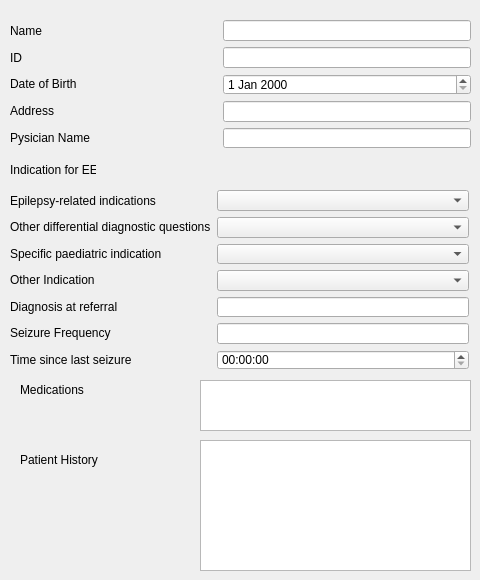
      <widget class="QWidget" name="tab_patient_info">
       <attribute name="title">
        <string>Patient Info</string>
       </attribute>
       <widget class="QWidget" name="layoutWidget">
        <property name="geometry">
         <rect>
          <x>10</x>
          <y>20</y>
          <width>461</width>
          <height>128</height>
         </rect>
        </property>
        <layout class="QHBoxLayout" name="form_patient_info">
         <item>
          <layout class="QVBoxLayout" name="verticalLayout_2">
           <item>
            <widget class="QLabel" name="lbl_name">
             <property name="text">
              <string>Name</string>
             </property>
            </widget>
           </item>
           <item>
            <widget class="QLabel" name="lbl_id">
             <property name="text">
              <string>ID</string>
             </property>
            </widget>
           </item>
           <item>
            <widget class="QLabel" name="lbl_dob">
             <property name="text">
              <string>Date of Birth</string>
             </property>
            </widget>
           </item>
           <item>
            <widget class="QLabel" name="lbl_address">
             <property name="text">
              <string>Address</string>
             </property>
            </widget>
           </item>
           <item>
            <widget class="QLabel" name="lbl_physician">
             <property name="text">
              <string>Pysician Name                                      </string>
             </property>
            </widget>
           </item>
          </layout>
         </item>
         <item>
          <layout class="QVBoxLayout" name="verticalLayout_3">
           <item>
            <widget class="QLineEdit" name="le_patient_name"/>
           </item>
           <item>
            <widget class="QLineEdit" name="le_patient_id"/>
           </item>
           <item>
            <widget class="QDateEdit" name="de_dob"/>
           </item>
           <item>
            <widget class="QLineEdit" name="le_patient_address"/>
           </item>
           <item>
            <widget class="QLineEdit" name="le_referer_name"/>
           </item>
          </layout>
         </item>
        </layout>
       </widget>
       <widget class="QTextEdit" name="te_history_notes">
        <property name="geometry">
         <rect>
          <x>200</x>
          <y>440</y>
          <width>271</width>
          <height>131</height>
         </rect>
        </property>
       </widget>
       <widget class="QLabel" name="lbl_patient_history">
        <property name="geometry">
         <rect>
          <x>20</x>
          <y>450</y>
          <width>86</width>
          <height>20</height>
         </rect>
        </property>
        <property name="text">
         <string>Patient History</string>
        </property>
       </widget>
       <widget class="QLabel" name="lbl_eeg_indication">
        <property name="geometry">
         <rect>
          <x>10</x>
          <y>160</y>
          <width>86</width>
          <height>20</height>
         </rect>
        </property>
        <property name="text">
         <string>Indication for EEG</string>
        </property>
       </widget>
       <widget class="QLabel" name="lbl_patient_history_2">
        <property name="geometry">
         <rect>
          <x>20</x>
          <y>380</y>
          <width>86</width>
          <height>20</height>
         </rect>
        </property>
        <property name="text">
         <string>Medications</string>
        </property>
       </widget>
       <widget class="QTextEdit" name="te_medications">
        <property name="geometry">
         <rect>
          <x>200</x>
          <y>380</y>
          <width>271</width>
          <height>51</height>
         </rect>
        </property>
       </widget>
       <widget class="QWidget" name="layoutWidget">
        <property name="geometry">
         <rect>
          <x>10</x>
          <y>190</y>
          <width>459</width>
          <height>180</height>
         </rect>
        </property>
        <layout class="QHBoxLayout" name="horizontalLayout_6">
         <item>
          <layout class="QVBoxLayout" name="verticalLayout_16">
           <item>
            <widget class="QLabel" name="label_32">
             <property name="text">
              <string>Epilepsy-related indications</string>
             </property>
            </widget>
           </item>
           <item>
            <widget class="QLabel" name="label_33">
             <property name="text">
              <string>Other differential diagnostic questions</string>
             </property>
            </widget>
           </item>
           <item>
            <widget class="QLabel" name="label_31">
             <property name="text">
              <string>Specific paediatric indication</string>
             </property>
            </widget>
           </item>
           <item>
            <widget class="QLabel" name="label_37">
             <property name="text">
              <string>Other Indication</string>
             </property>
            </widget>
           </item>
           <item>
            <widget class="QLabel" name="label_34">
             <property name="text">
              <string>Diagnosis at referral</string>
             </property>
            </widget>
           </item>
           <item>
            <widget class="QLabel" name="label_35">
             <property name="text">
              <string>Seizure Frequency</string>
             </property>
            </widget>
           </item>
           <item>
            <widget class="QLabel" name="label_36">
             <property name="text">
              <string>Time since last seizure</string>
             </property>
            </widget>
           </item>
          </layout>
         </item>
         <item>
          <layout class="QVBoxLayout" name="verticalLayout">
           <item>
            <widget class="QComboBox" name="cb_epilepsy_indications">
             <property name="toolTip">
              <string>&lt;html&gt;&lt;head/&gt;&lt;body&gt;&lt;p&gt;Select those that apply&lt;/p&gt;&lt;/body&gt;&lt;/html&gt;</string>
             </property>
             <property name="currentText">
              <string/>
             </property>
             <item>
              <property name="text">
               <string/>
              </property>
             </item>
             <item>
              <property name="text">
               <string>Clinical suspicion of epilepsy or seizure</string>
              </property>
             </item>
             <item>
              <property name="text">
               <string>Reconsider the initial diagnosis of epilepsy</string>
              </property>
             </item>
             <item>
              <property name="text">
               <string>Classification of a patient diagnosed with epilepsy</string>
              </property>
             </item>
             <item>
              <property name="text">
               <string>Changes in seizure pattern</string>
              </property>
             </item>
             <item>
              <property name="text">
               <string>Suspicion of non-convulsive status epilepticus</string>
              </property>
             </item>
             <item>
              <property name="text">
               <string>Monitoring of status epilepticus</string>
              </property>
             </item>
             <item>
              <property name="text">
               <string>Monitoring of seizure frequency</string>
              </property>
             </item>
             <item>
              <property name="text">
               <string>Monitoring the effect of medication</string>
              </property>
             </item>
             <item>
              <property name="text">
               <string>Considering stopping AED therapy</string>
              </property>
             </item>
             <item>
              <property name="text">
               <string>Presurgical evaluation</string>
              </property>
             </item>
             <item>
              <property name="text">
               <string>Driver’s license or flight certificate</string>
              </property>
             </item>
            </widget>
           </item>
           <item>
            <widget class="QComboBox" name="cb_other_diagnostic_indications">
             <property name="toolTip">
              <string>&lt;html&gt;&lt;head/&gt;&lt;body&gt;&lt;p&gt;Select those that apply&lt;/p&gt;&lt;/body&gt;&lt;/html&gt;</string>
             </property>
             <item>
              <property name="text">
               <string/>
              </property>
             </item>
             <item>
              <property name="text">
               <string>Psychogenic non-epileptic seizures</string>
              </property>
             </item>
             <item>
              <property name="text">
               <string>Loss of consciousness</string>
              </property>
             </item>
             <item>
              <property name="text">
               <string>Disturbance of consciousness</string>
              </property>
             </item>
             <item>
              <property name="text">
               <string>Encephalopathy</string>
              </property>
             </item>
             <item>
              <property name="text">
               <string>Encephalitis</string>
              </property>
             </item>
             <item>
              <property name="text">
               <string>Dementia</string>
              </property>
             </item>
             <item>
              <property name="text">
               <string>Cerebral vascular disease</string>
              </property>
             </item>
             <item>
              <property name="text">
               <string>Paroxysmal behavioral changes</string>
              </property>
             </item>
             <item>
              <property name="text">
               <string>Other psychiatric or behavioral
symptoms</string>
              </property>
             </item>
             <item>
              <property name="text">
               <string>Coma</string>
              </property>
             </item>
             <item>
              <property name="text">
               <string>Brain death</string>
              </property>
             </item>
            </widget>
           </item>
           <item>
            <widget class="QComboBox" name="cb_paediatric_indication">
             <property name="toolTip">
              <string>&lt;html&gt;&lt;head/&gt;&lt;body&gt;&lt;p&gt;Select those that apply&lt;/p&gt;&lt;/body&gt;&lt;/html&gt;</string>
             </property>
             <item>
              <property name="text">
               <string/>
              </property>
             </item>
             <item>
              <property name="text">
               <string>Genetic syndrome</string>
              </property>
             </item>
             <item>
              <property name="text">
               <string>Metabolic disorder</string>
              </property>
             </item>
             <item>
              <property name="text">
               <string>Regression</string>
              </property>
             </item>
             <item>
              <property name="text">
               <string>Developmental problems</string>
              </property>
             </item>
            </widget>
           </item>
           <item>
            <widget class="QComboBox" name="cb_paediatric_indication_2">
             <property name="toolTip">
              <string>&lt;html&gt;&lt;head/&gt;&lt;body&gt;&lt;p&gt;Select those that apply&lt;/p&gt;&lt;/body&gt;&lt;/html&gt;</string>
             </property>
             <item>
              <property name="text">
               <string/>
              </property>
             </item>
             <item>
              <property name="text">
               <string>Follow up EEG</string>
              </property>
             </item>
             <item>
              <property name="text">
               <string>Assessment of prognosis</string>
              </property>
             </item>
             <item>
              <property name="text">
               <string>Research project</string>
              </property>
             </item>
             <item>
              <property name="text">
               <string>Other indication</string>
              </property>
             </item>
            </widget>
           </item>
           <item>
            <widget class="QLineEdit" name="le_referal_diagnosis"/>
           </item>
           <item>
            <widget class="QLineEdit" name="le_seizure_frequency"/>
           </item>
           <item>
            <widget class="QTimeEdit" name="te_time_last_seizure"/>
           </item>
          </layout>
         </item>
        </layout>
       </widget>
      </widget>
